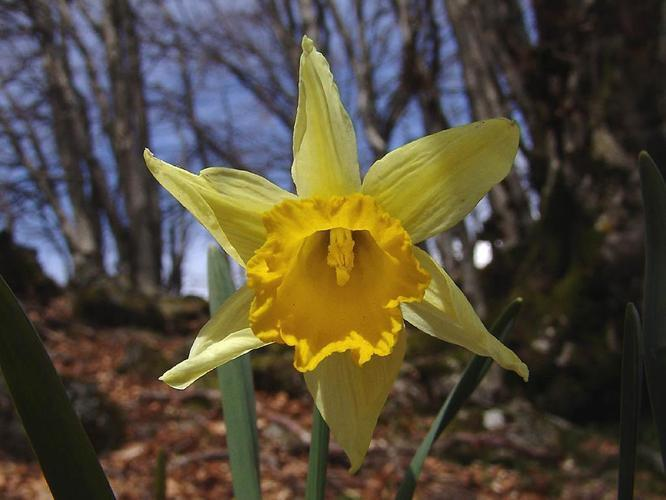
%> input picture image/oxfordflower17/01/image_0002.jpg, 666 x 500 px
$ octave --eval "result = myGradient(imread('../image/oxfordflower17/01/image_0002.jpg'));"   (GNU Octave 9; MATLAB toolbox functions it lacks are replaced by stand-ins)
%> lines starting %> are read from the running program, lines starting %| are printed output that depends on the picture
%***************************
%*  Gradient With Correct Edges
%*  Mahmoud Farshbaf Doustar
%*
%*  2010,3,10
%*
%* Description:
%* Making a Canvas one pixel larger than the image in each direction
%* Filling Canvas with 1
%* Compute Gradients in X and Y,
%* This time edges have value and don''t make artifact in furthure HOG
%* processing
%***************************
%
%  I : input Image
%  Fx: Gradient in X direction
%  Fy: Gradient in Y direction
%
%
%******************************

function [Fx,Fy]=myGradient(I)
%correctig gradient on edges
I=imadjust(I);
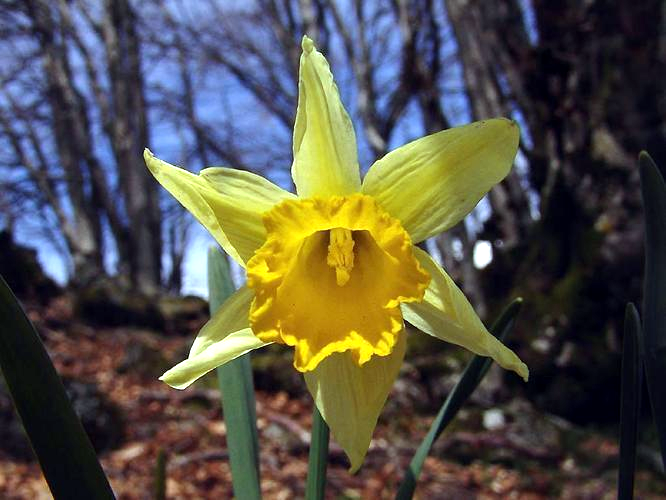
%> I: size 500x666x3 uint8; mean R, G, B 84.4, 81.6, 71.5
[hcol,hrow]=size(I);
%> hcol = 500; hrow = 1998
temp= ones(hcol+2,hrow+2);
temp(2:1+hcol,2:1+hrow)=I(:,:);
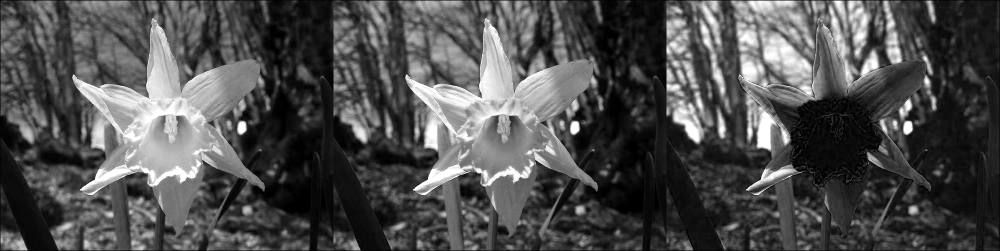
%> temp: size 502x2000 double (shown at 1/2 size); min 0, max 255, mean 78.8

Fx=filter2([1;0;-1],temp);
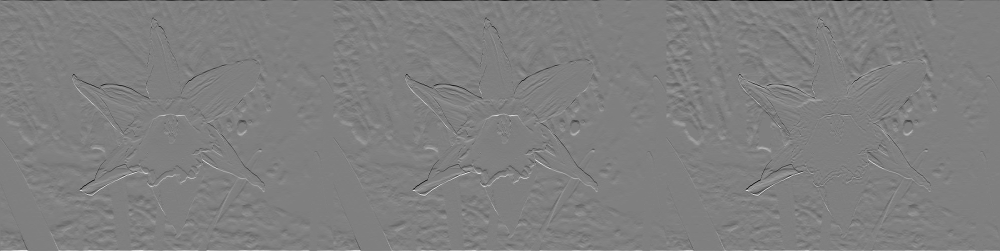
%> Fx: size 502x2000 double (shown at 1/2 size); min -255, max 255, mean 0; drawn with min black and max white
Fx=Fx(3:hcol,3:hrow);
%> Fx: size 498x1996 double
Fy=filter2([1;0;-1]',temp);
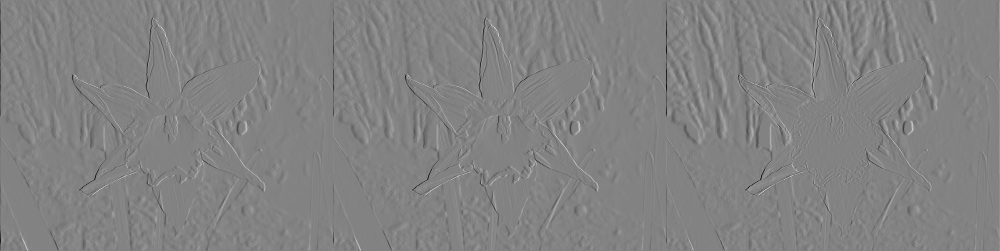
%> Fy: size 502x2000 double (shown at 1/2 size); min -255, max 243, mean 0; drawn with min black and max white
Fy=Fy(3:hcol,3:hrow);
%> Fy: size 498x1996 double

$ run again, on image/oxfordflower17/01/image_0020.jpg
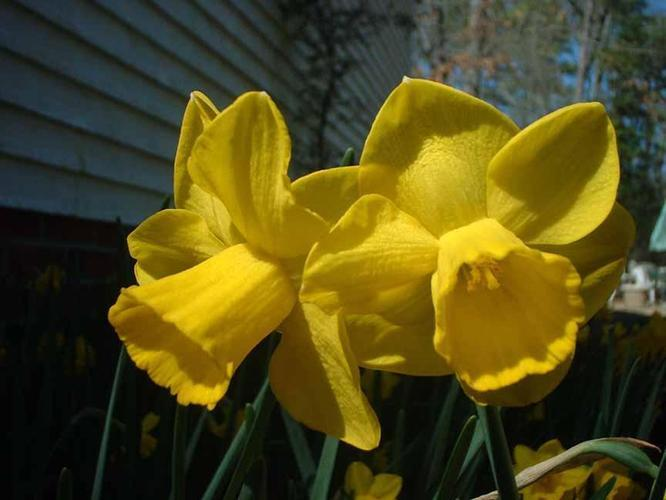
%> input picture image/oxfordflower17/01/image_0020.jpg, 666 x 500 px
%> in myGradient, `temp(2:1+hcol,2:1+hrow)=I(:,:);`:
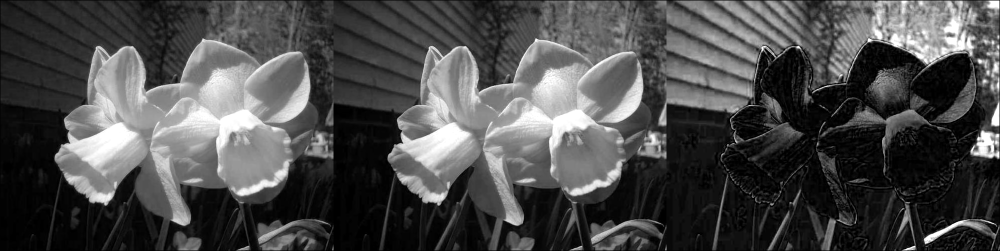
%> temp: size 502x2000 double (shown at 1/2 size); min 0, max 255, mean 75.1
%> in myGradient, `Fy=filter2([1;0;-1]',temp);`:
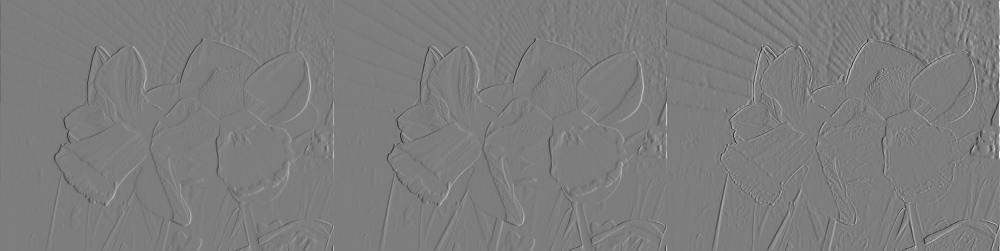
%> Fy: size 502x2000 double (shown at 1/2 size); min -246, max 255, mean 0; drawn with min black and max white

$ run again, on image/oxfordflower17/01/image_0021.jpg
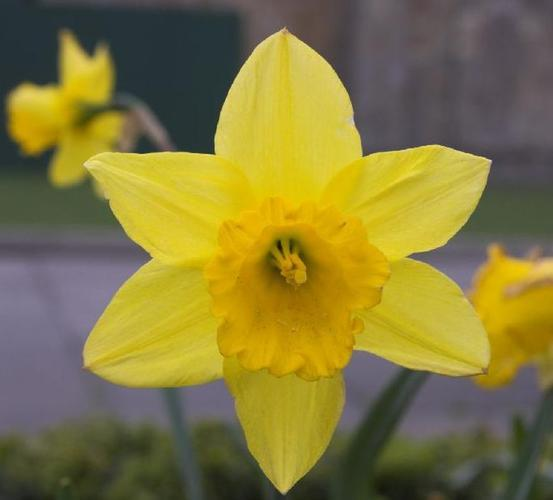
%> input picture image/oxfordflower17/01/image_0021.jpg, 553 x 500 px
%> in myGradient, `temp(2:1+hcol,2:1+hrow)=I(:,:);`:
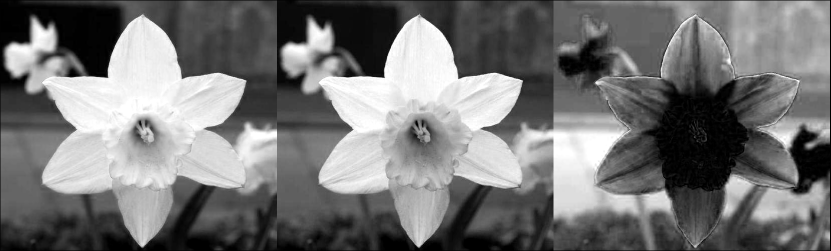
%> temp: size 502x1661 double (shown at 1/2 size); min 0, max 255, mean 117.4
%> in myGradient, `Fy=filter2([1;0;-1]',temp);`:
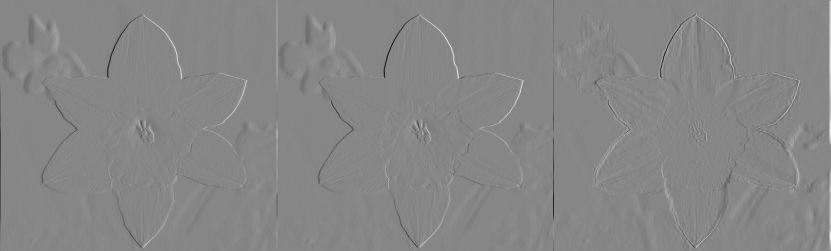
%> Fy: size 502x1661 double (shown at 1/2 size); min -252, max 226, mean 0; drawn with min black and max white

$ run again, on image/oxfordflower17/01/image_0023.jpg
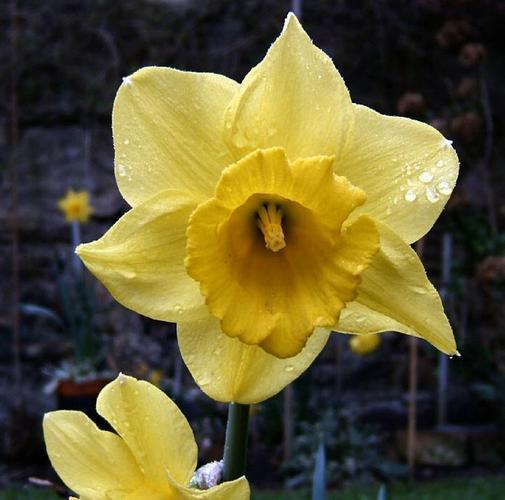
%> input picture image/oxfordflower17/01/image_0023.jpg, 505 x 500 px
%> in myGradient, `temp(2:1+hcol,2:1+hrow)=I(:,:);`:
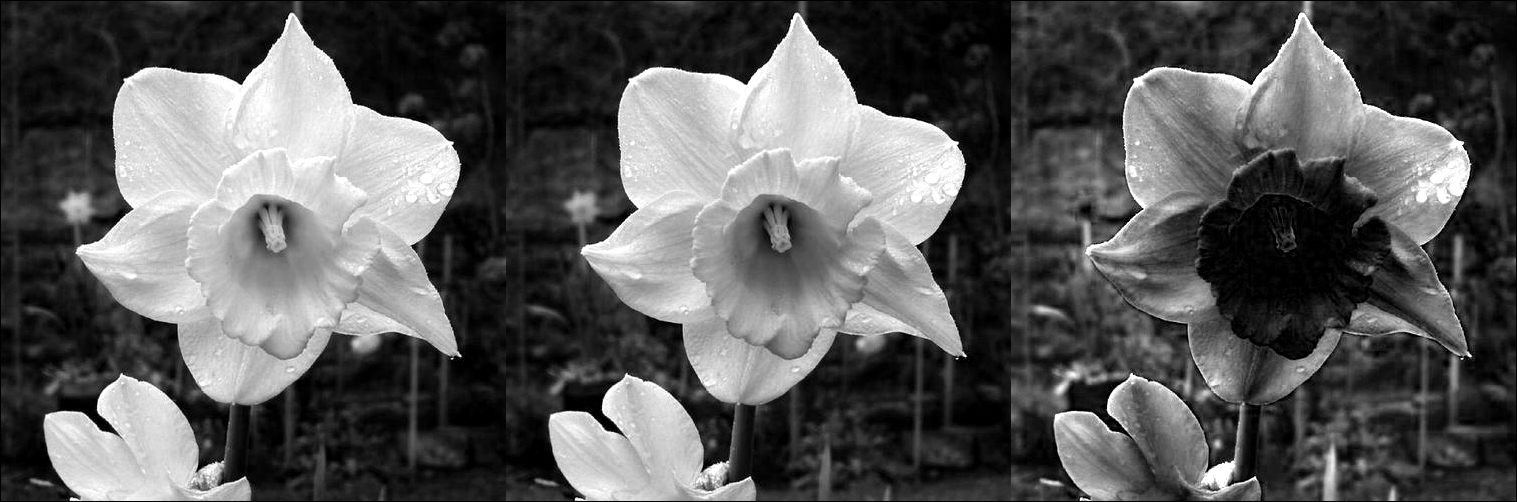
%> temp: size 502x1517 double; min 0, max 255, mean 88.7
%> in myGradient, `Fy=filter2([1;0;-1]',temp);`:
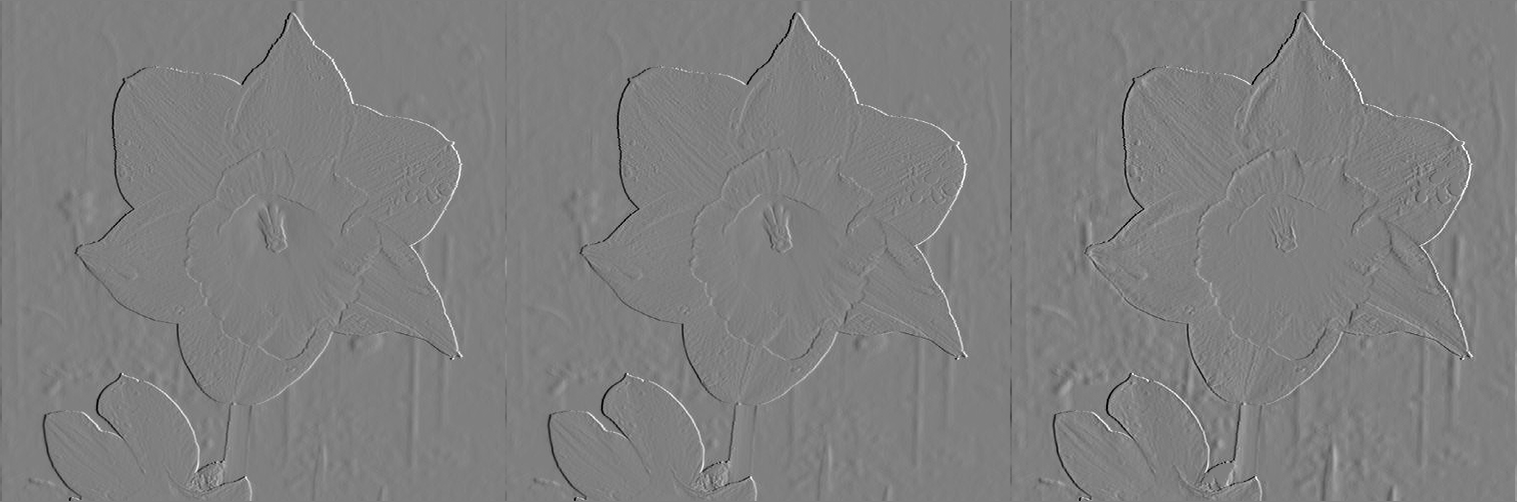
%> Fy: size 502x1517 double; min -255, max 255, mean 0; mean of the top-left, top-right, bottom-left and bottom-right quarters -0.3, 0.3, -0.3, 0.3; drawn with min black and max white
